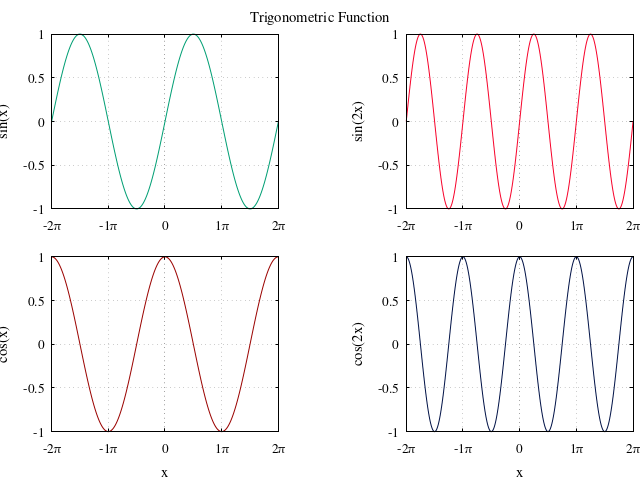

Recreate this plot in gnuplot.
set terminal pngcairo font 'Times,11'
set encoding utf8
set multiplot \
    title 'Trigonometric Function' \
    layout 2,2 columnsfirst \
    margins 0.08,0.99,0.1,0.93 \
    spacing 0.2,0.1

set tics scale 0.5 font ',10'
set xtics pi format "%.0P\317\200"
set xtics add ('0' 0); set ytics 0.5
set key off; set grid
set xrange [-2*pi:2*pi]
set ylabel 'sin(x)'
plot sin(x) lc rgb '#009e73'
set xlabel 'x'
set ylabel 'cos(x)'
plot cos(x) lc rgb '#9a0200'
unset xlabel
set ylabel 'sin(2x)'
plot sin(2*x) lc rgb '#f7022a'
set ylabel 'cos(2x)'
set xlabel 'x'
plot cos(2*x) lc rgb '#001146'

unset multiplot
